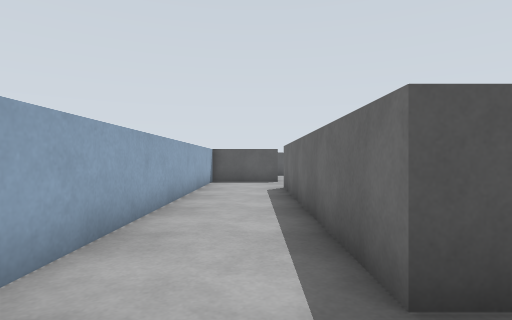
View 1 (above)

24 first-person views from a walk through a robot-simulator world made for Gazebo. The camera is 0.1 m above the floor, looks level and sees 80° across. The floor is counted in squares, 0.1 m on a side. Each view is taken from the middle of a square. On the plan, view 1 faces up. The plan holds only what a view shows up to about 12 squares ahead; the rest is blank. The place goes on beyond the plan. The robots in the file are not drawn.

View 2
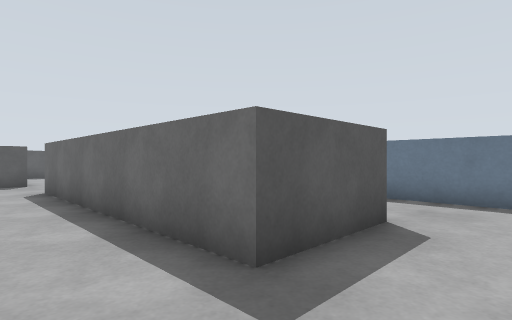

View 3
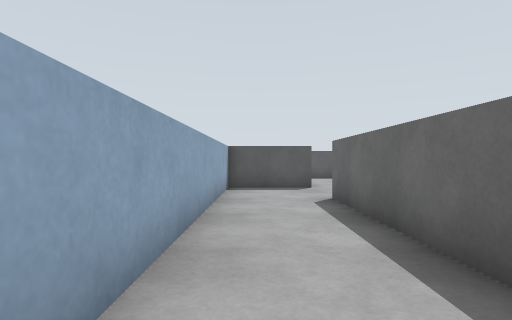

View 4
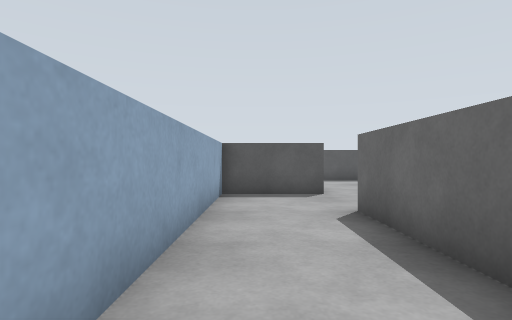

View 5
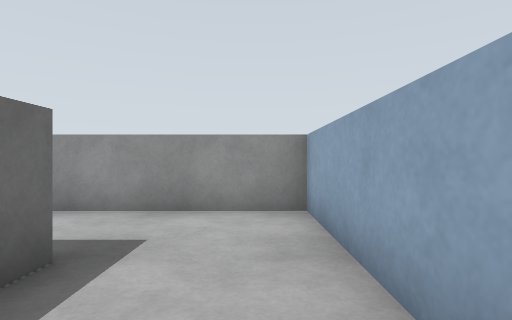

View 6
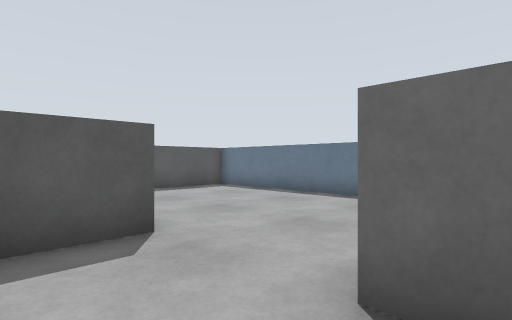

View 7
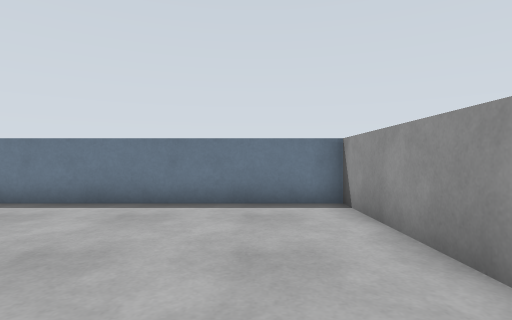

View 8
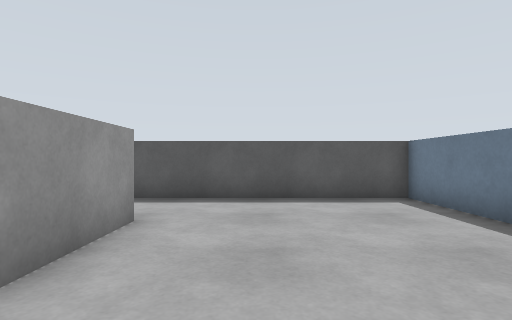

View 9
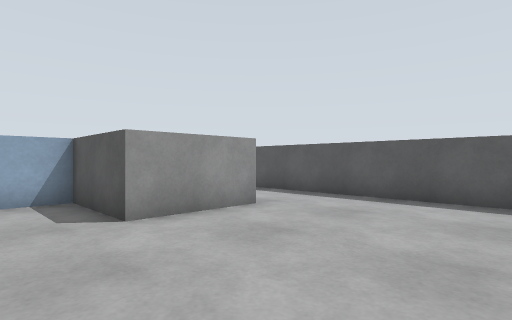

View 10
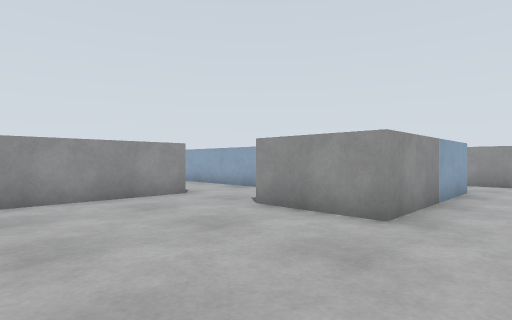

View 11
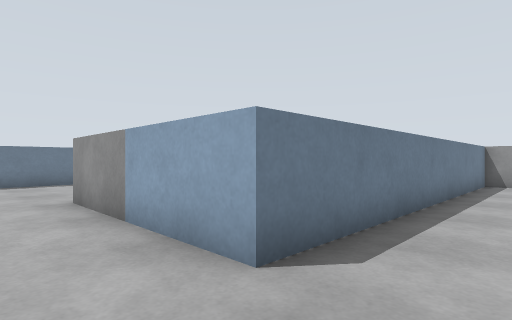

View 12
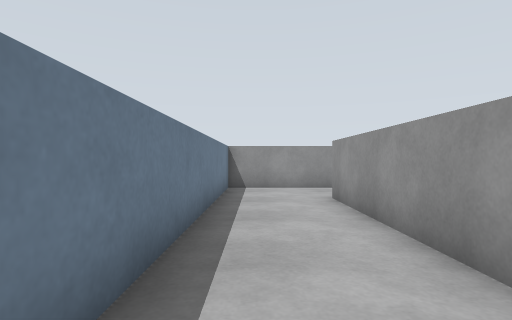

View 13
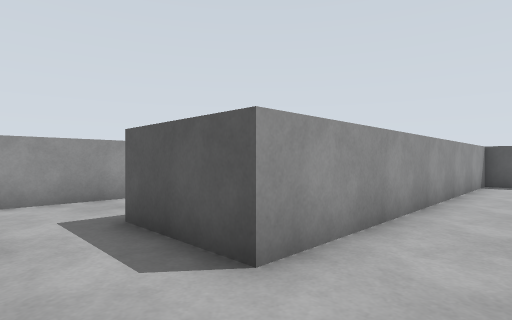

View 14
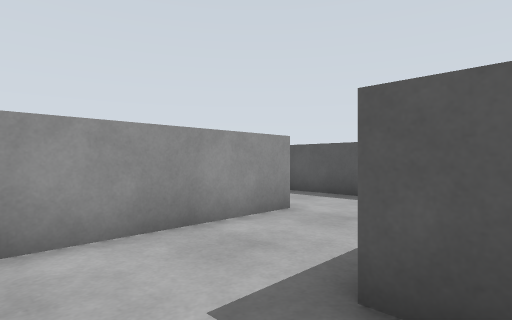

View 15
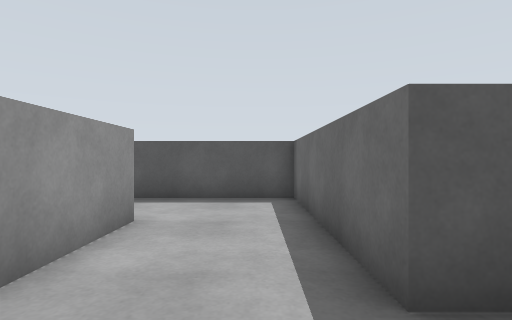

View 16
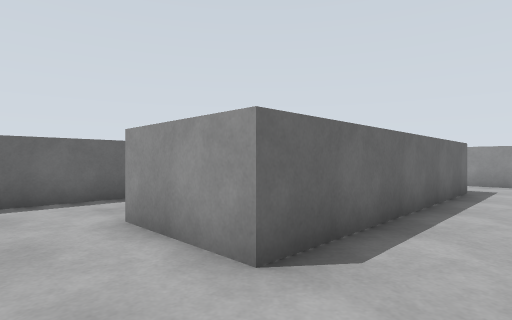

View 17
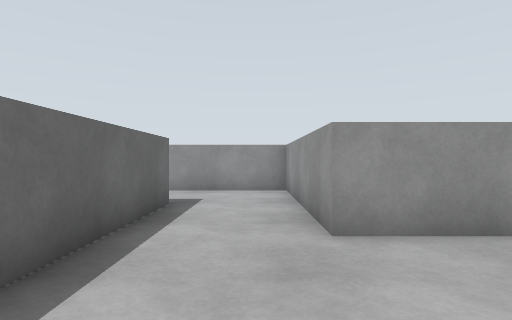

View 18
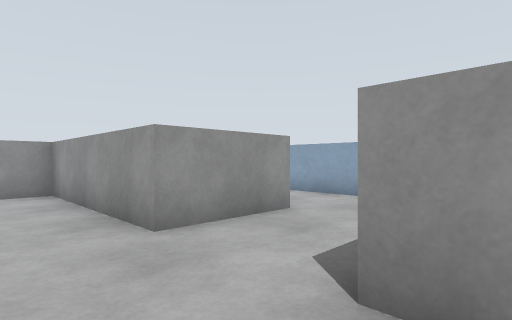

View 19
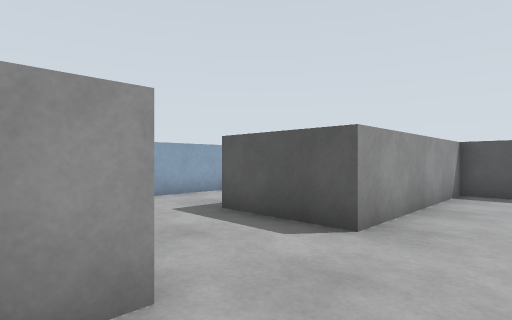

View 20
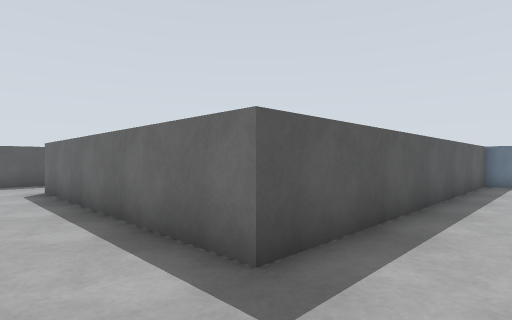

View 21
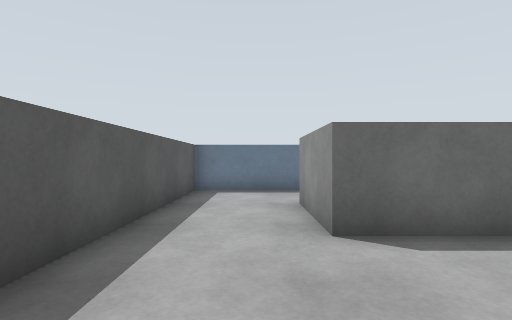

View 22
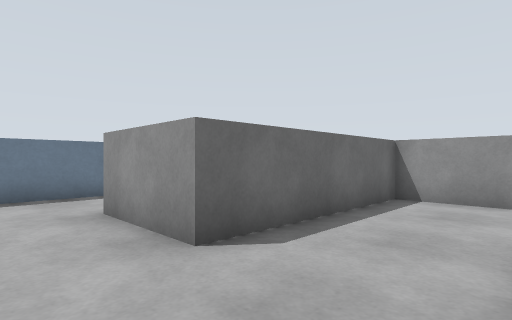

View 23
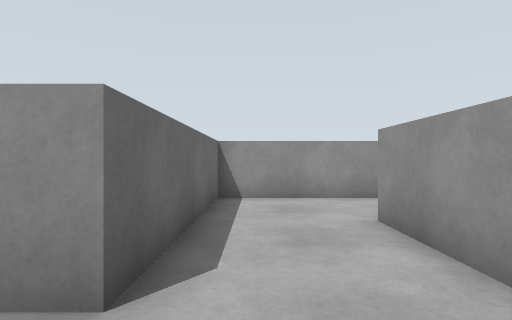

View 24
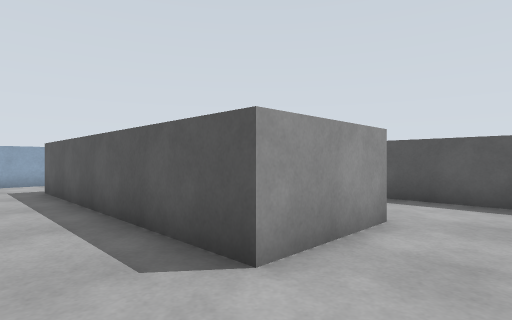

### Floor plan
Key: @ floor where view 1 was taken; # wall or solid block; . floor; B grey box.
Columns run from 26 left of view 1 to 7 right of it. Each row starts with its distance up from view 1.
 20                   BB    BBBBBBBBB#
 19                   B. ............#
 18                   B..............#
 17                   B..####BBB.....#
 16                   B..#     B.....#
 15                   B..#     B.....#
 14       BBBBBBBBBB  B..#  #BBB.....#
 13       B........B  B..#  #........#
 12       B........B  B..#  #........#
 11       B..BBBB..B  B..#  #..BBBBBB#
 10 #.    B..B  B..B  B..#  #..B
  9 #..   B..B  B..B  B..#  #..B
  8 #..BBBB..B  B..BBBB..#  #..B
  7  ........B  B........#  #..B
  6  ........B  B........#  #..B
  5 #..BBBB..B       BBBB#  #..B
  4 #..   B..B              #..B
  3 #.    B..B              #..B    .#
  2       B..BBBBBBBBBBBB#  #..BBBB..#
  1       B..............#  #........#
  0       B..............#  #.@....
 -1       BBBBB B..BBBB..#  #BBBBB
 -2             B..B    .#
 -3 #           B..B
 -4 #..BBBBBBBBBB..B
 -5 #..............B
 -6          ......B
 -7            BBBBB

Where each view was taken, in squares from view 1:
view 1: 0 up, 0 right, facing up
view 2: 0 up, 1 left, facing up-right
view 3: 3 up, 1 left, facing up
view 4: 5 up, 1 left, facing up
view 5: 5 up, 1 left, facing down
view 6: 10 up, 1 left, facing up-right
view 7: 13 up, 0 right, facing right
view 8: 12 up, 3 right, facing up
view 9: 12 up, 6 right, facing up-left
view 10: 19 up, 6 right, facing down-left
view 11: 19 up, 7 left, facing down-right
view 12: 16 up, 6 left, facing down
view 13: 6 up, 6 left, facing up-left
view 14: 6 up, 10 left, facing up-left
view 15: 6 up, 12 left, facing up
view 16: 13 up, 19 left, facing down-right
view 17: 9 up, 19 left, facing down
view 18: 9 up, 18 left, facing down-left
view 19: 4 up, 18 left, facing up-left
view 20: 0 up, 19 left, facing up-right
view 21: 0 up, 15 left, facing right
view 22: 1 up, 14 left, facing down-right
view 23: 1 up, 12 left, facing down
view 24: 6 down, 12 left, facing up-left
